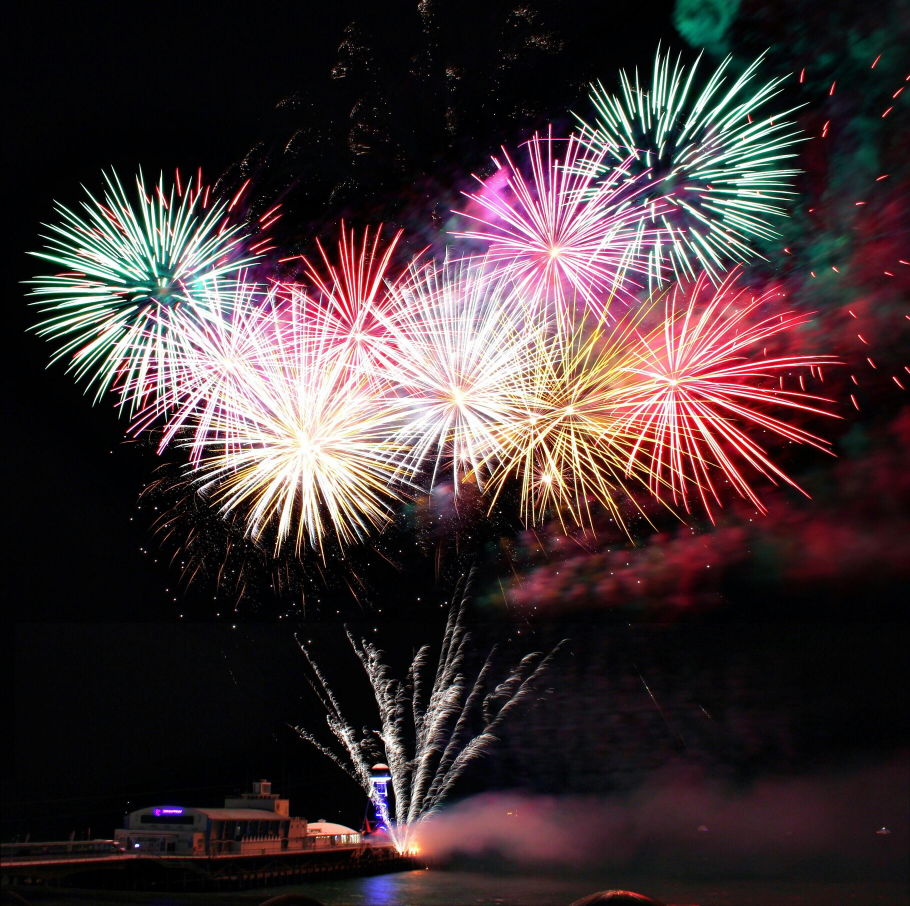
#> input picture Image_Slideshow/img/pexels-anna-louise-210491-1387577.jpg, 2730 x 2718 px, given in place of imgpexels-anna-louise-210491-1387577.jpg, which was not available (shown at 1/3 size)
$ python image_slideshow.py img
#> lines starting #> are read from the running program, lines starting #| are printed output that depends on the picture; pictures that were not available may be replaced by others from this repository, and a replacement may not be noted
from PIL import Image, ImageFilter, ImageDraw
import os
import sys

#loops through all images files in a specific folder
#resizes the images to a specified resolution
#applies a blur filter to the background, in case the image does not fit the aspect ratio

#OutputResolution
out_width = 1920
out_height = 1080

def resize_blur(file, export_dir):
#> called with file = 'imgpexels-anna-louise-210491-1387577.jpg', export_dir = 'imgconverted/'
    print(file)
    img = Image.open(file)
#> img is the input picture: PIL image 2730x2718 RGB; mean R, G, B 66.2, 52, 53.8
    #Calculate percentage difference
    h_percent = (out_height / float(img.size[1]))
#> h_percent = 0.397

    #Change width based on percentage difference
    w_size = int((float(img.size[0]) * float(h_percent)))
#> w_size = 1084

    #resize image
    img = img.resize((w_size, out_height), Image.Resampling.LANCZOS)
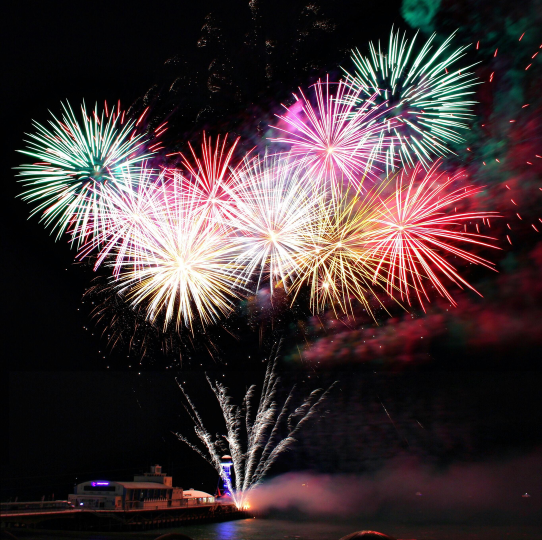
#> img: PIL image 1084x1080 RGB (shown at 1/2 size); mean R, G, B 66.1, 51.9, 53.8

    #copy image for background blur
    #resize image for backgroudn blur
    w_percent = (out_width/float(img.size[0]))
#> w_percent = 1.77
    h_size = int((float(img.size[1]) * float(w_percent)))
#> h_size = 1912

    blur_img = img.resize((out_width, h_size), Image.Resampling.LANCZOS)
    v_crop = (int(blur_img.size[1]) -1080 )/2
#> v_crop = 416
    blur_img = blur_img.crop((0,0+v_crop,1920,blur_img.size[1]-v_crop))
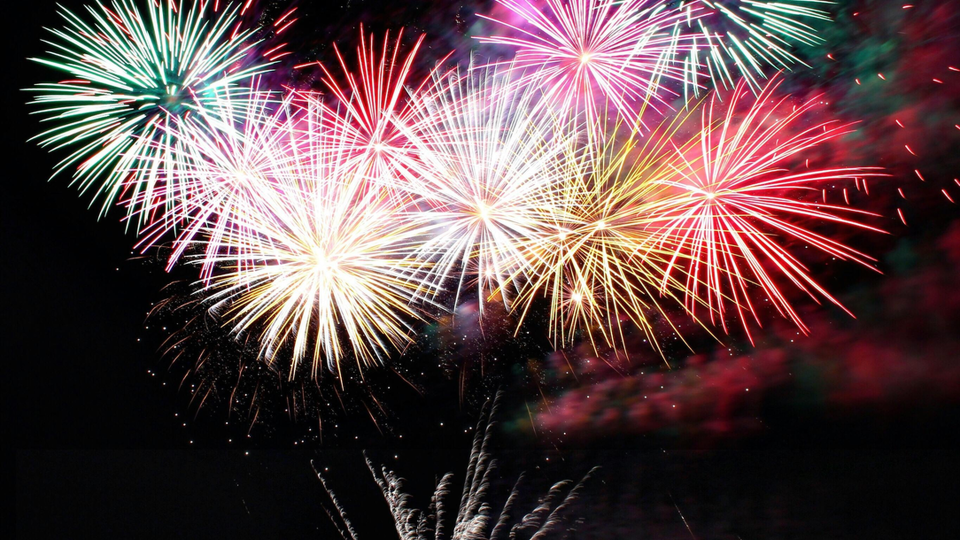
#> blur_img: PIL image 1920x1080 RGB (shown at 1/2 size); mean R, G, B 93.7, 71.7, 73.2

    #blur image for background
    blur_img = blur_img.filter(ImageFilter.GaussianBlur(10))
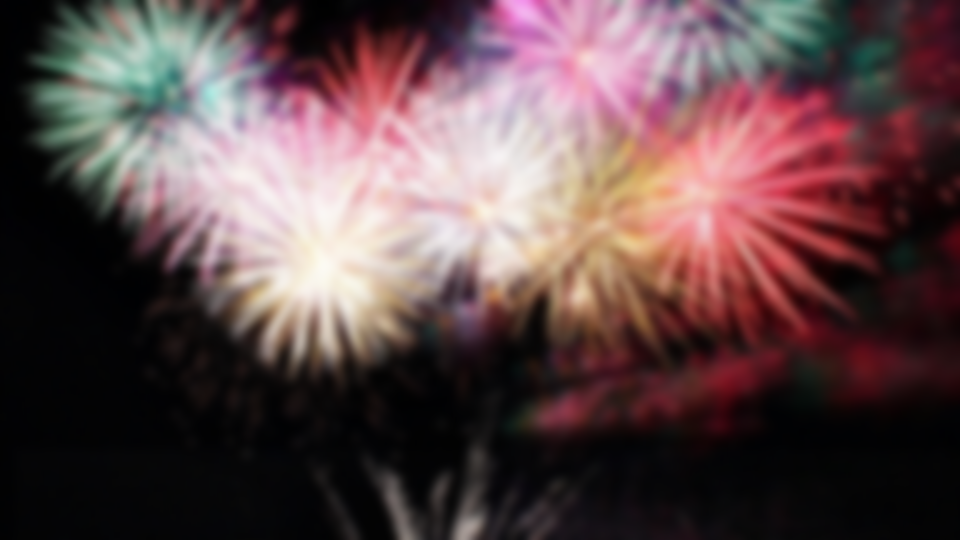
#> blur_img: PIL image 1920x1080 RGB (shown at 1/2 size); mean R, G, B 93.7, 71.7, 73.2

    #compose foreground image over background
    out_img = blur_img
    offset = int((1920 - img.size[0]) / 2)
#> offset = 418
    out_img.paste(img, (offset,0))
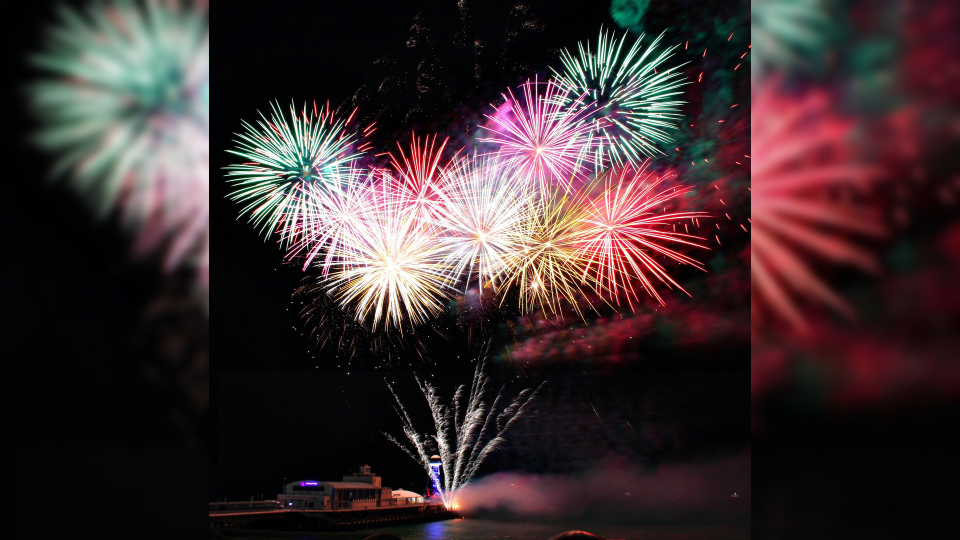
#> out_img: PIL image 1920x1080 RGB (shown at 1/2 size); mean R, G, B 60.8, 46.4, 48

    #add original filename as a watermark on the image
    draw = ImageDraw.Draw(out_img)
    text = os.path.basename(file)
    draw.text((5, 5), text, align="left")

    new_filename = os.path.basename(file).split('.')[0] + '_converted.jpg'
    out_img.save(export_dir + new_filename)

#get all images of type jpg and apply filters
def convert_images(dir):
    export_dir = dir + 'converted/'
    if not os.path.exists(export_dir):
        os.makedirs(export_dir)
    for file in os.listdir(dir):
        print(file)
        if file.endswith('.jpg') or file.endswith('.jpeg'):
            resize_blur(dir + file, export_dir)
#> pass 2 of the loop in convert_images, `for file in os.listdir(dir):`:
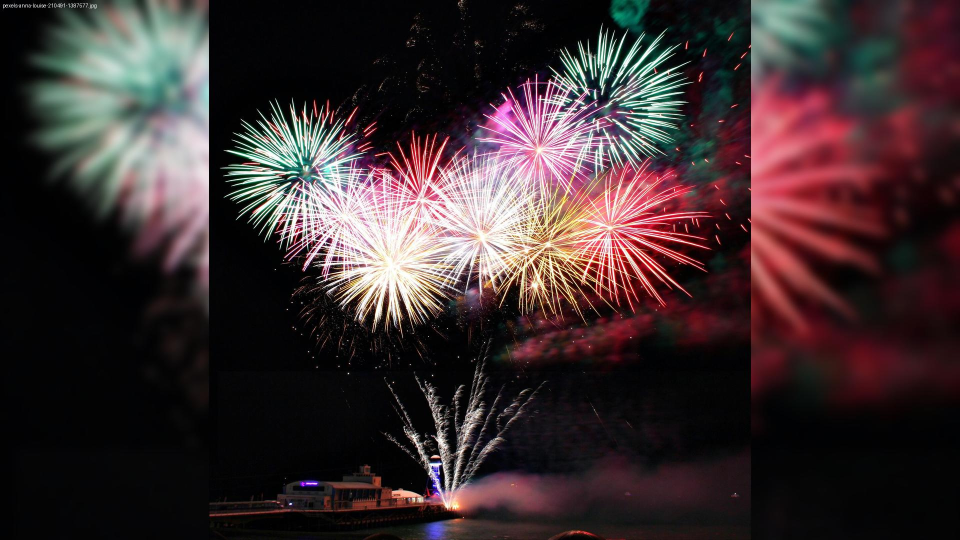
#> input picture Image_Slideshow/img/pexels-anna-louise-210491-1387577_converted.jpg, 1920 x 1080 px, given in place of imgpexels-anna-louise-210491-1387577_converted.jpg, which was not available (shown at 1/2 size)
#> in resize_blur, img is the input picture: PIL image 1920x1080 RGB; mean R, G, B 60.5, 46.4, 47.9
#> in resize_blur (call 2), `blur_img = blur_img.filter(ImageFilter.GaussianBlur(10))`:
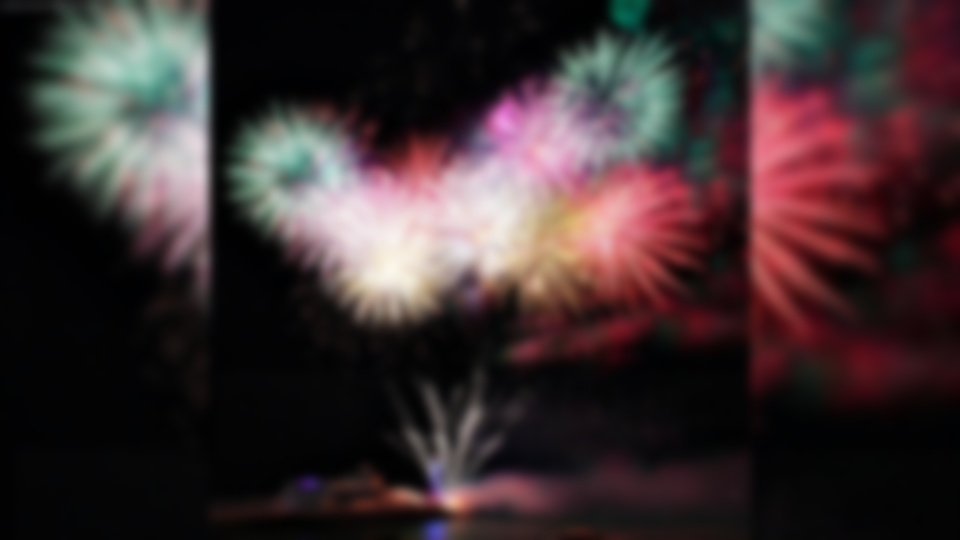
#> blur_img: PIL image 1920x1080 RGB (shown at 1/2 size); mean R, G, B 60.5, 46.4, 47.9

if __name__ == '__main__':
    dir = sys.argv[1]
    convert_images(dir)
